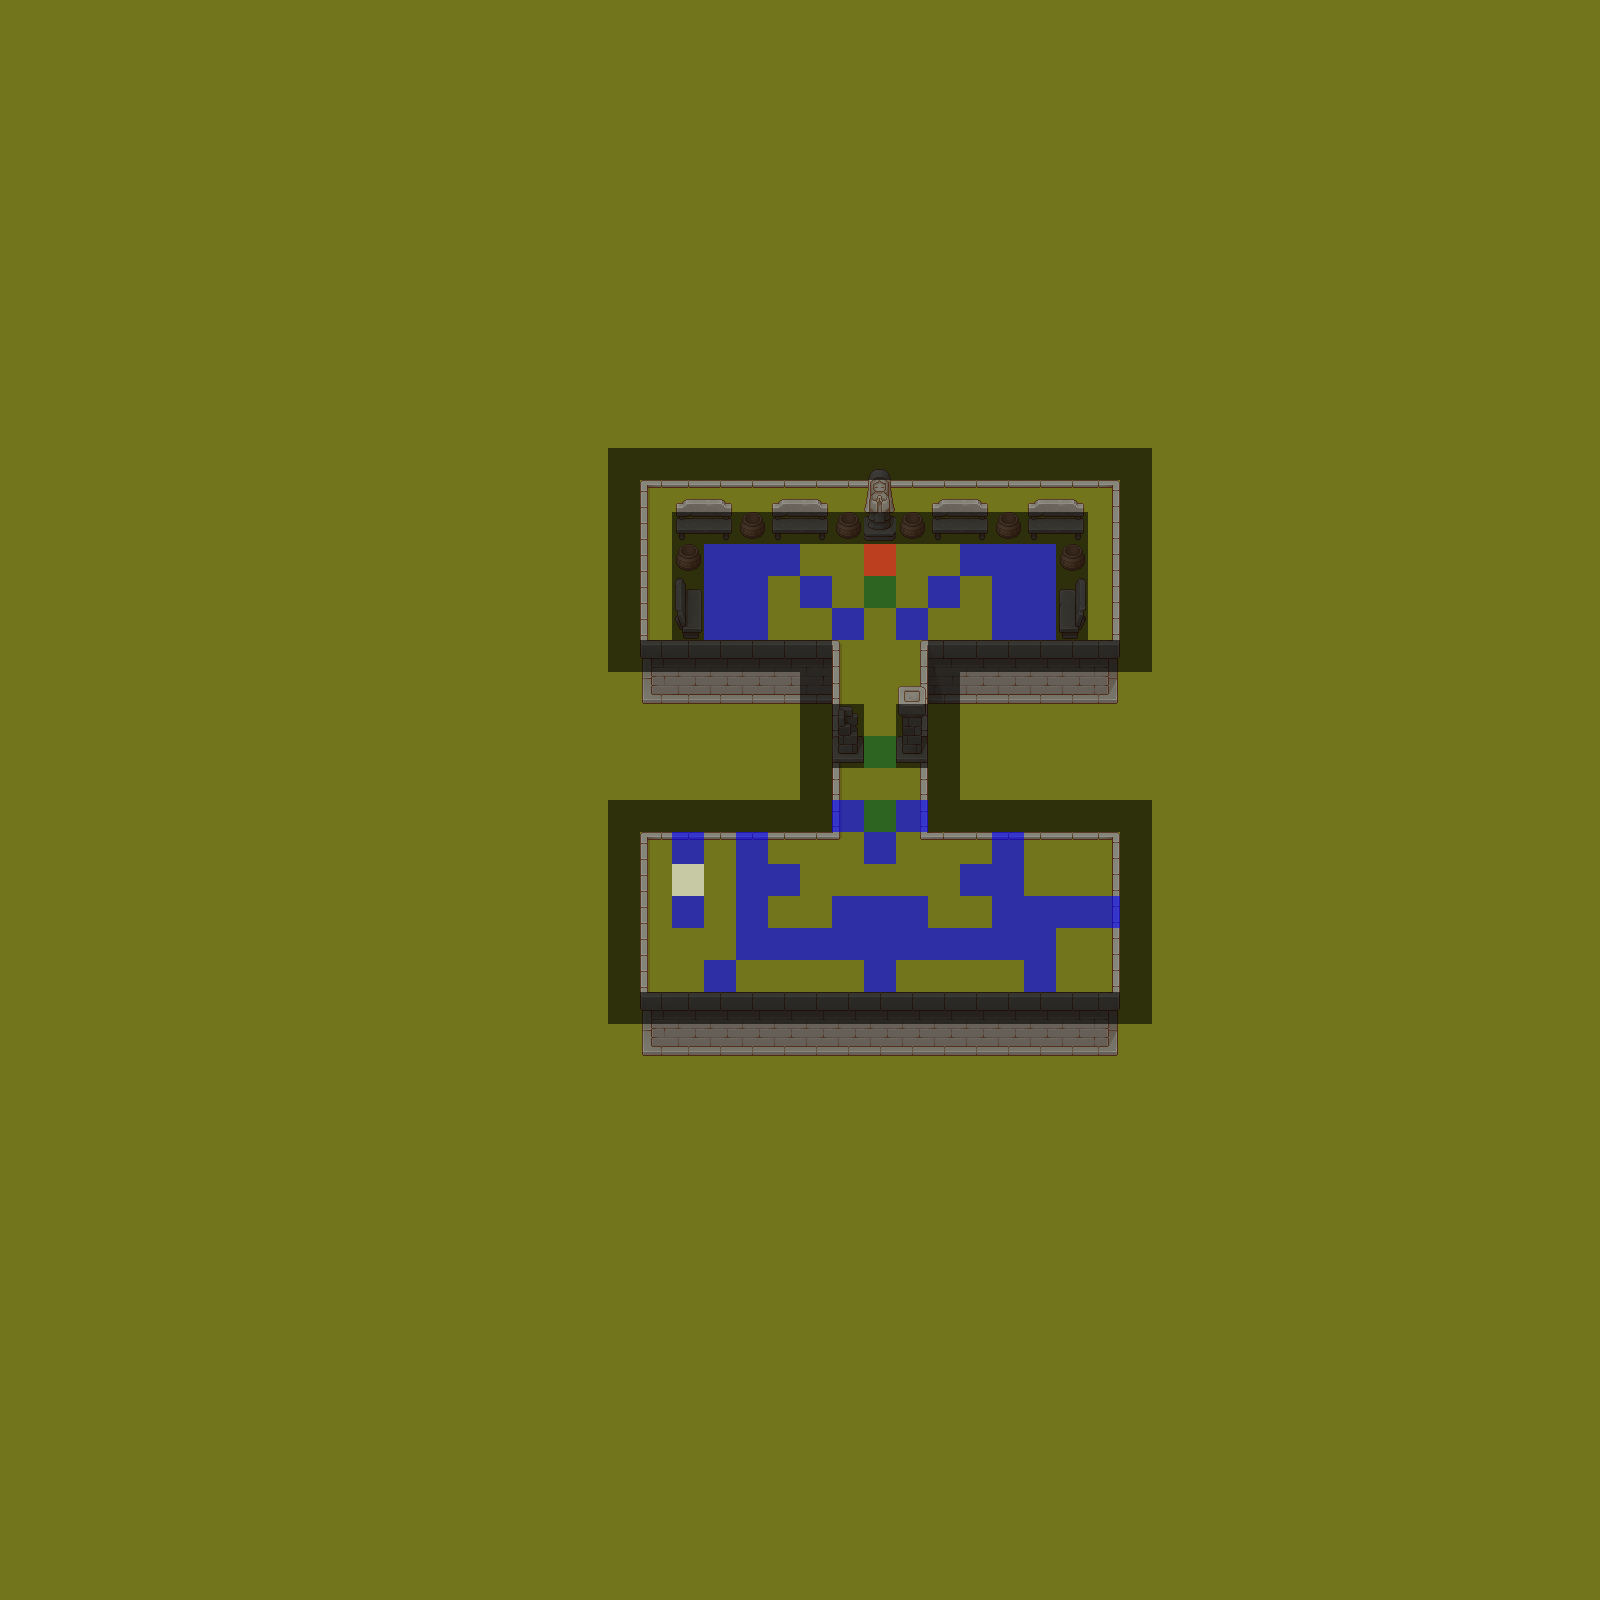

This game map was drawn from its Tiled (.tmx) file and the tilesets committed beside it. A one-line description and the trimmed map source follow:
An orthogonal 50x50 tile map with 32x32 px tiles, 9 tile layers (Grass, Wall, Props, Player, ...), 4 tilesets.

<map version="1.5" tiledversion="1.7.2" orientation="orthogonal" renderorder="right-down" width="50" height="50" tilewidth="32" tileheight="32" infinite="0" nextlayerid="10" nextobjectid="1">
 <editorsettings>
  <export target="3/Stage3.csv" format="csv" />
 </editorsettings>
 <tileset firstgid="1" source="../tsx/TX Tileset Grass.tsx" />
 <tileset firstgid="65" source="../tsx/TX Tileset Wall.tsx" />
 <tileset firstgid="321" source="../tsx/EventFlag.tsx" />
 <tileset firstgid="331" source="../tsx/TX Props.tsx" />
 <layer id="1" name="Grass" width="50" height="50">
  <data>[2500 cells, 2500 non-empty, 1 distinct tile ids]</data>
 </layer>
 <layer id="2" name="Wall" width="50" height="50">
  <data>[2500 cells, 111 non-empty, 24 distinct tile ids]</data>
 </layer>
 <layer id="4" name="Props" width="50" height="50">
  <data>[2500 cells, 38 non-empty, 21 distinct tile ids]</data>
 </layer>
 <layer id="8" name="Player" width="50" height="50">
  <data>[2500 cells, 1 non-empty, 1 distinct tile ids]</data>
 </layer>
 <layer id="9" name="Goal" width="50" height="50">
  <data>[2500 cells, 2 non-empty, 2 distinct tile ids]</data>
 </layer>
 <layer id="5" name="Door" width="50" height="50">
  <data>[2500 cells, 1 non-empty, 1 distinct tile ids]</data>
 </layer>
 <layer id="6" name="Key" width="50" height="50">
  <data>[2500 cells, 1 non-empty, 1 distinct tile ids]</data>
 </layer>
 <layer id="7" name="Box" width="50" height="50">
  <data>[2500 cells, 50 non-empty, 1 distinct tile ids]</data>
 </layer>
 <layer id="3" name="Barrier" width="50" height="50">
  <data>[2500 cells, 113 non-empty, 1 distinct tile ids]</data>
 </layer>
</map>
